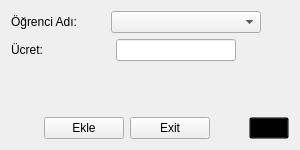
<?xml version="1.0" encoding="UTF-8"?>
<ui version="4.0">
 <class>Form</class>
 <widget class="QWidget" name="Form">
  <property name="geometry">
   <rect>
    <x>0</x>
    <y>0</y>
    <width>300</width>
    <height>150</height>
   </rect>
  </property>
  <property name="minimumSize">
   <size>
    <width>300</width>
    <height>100</height>
   </size>
  </property>
  <property name="maximumSize">
   <size>
    <width>300</width>
    <height>200</height>
   </size>
  </property>
  <property name="windowTitle">
   <string>Aidat Ekle</string>
  </property>
  <property name="windowIcon">
   <iconset resource="../../assets/icons.qrc">
    <normaloff>:/assets/martialarts_g.png</normaloff>:/assets/martialarts_g.png</iconset>
  </property>
  <layout class="QVBoxLayout" name="verticalLayout">
   <item>
    <layout class="QHBoxLayout" name="horizontalLayout_6"/>
   </item>
   <item>
    <layout class="QHBoxLayout" name="horizontalLayout">
     <item>
      <widget class="QLabel" name="label">
       <property name="text">
        <string>Öğrenci Adı:</string>
       </property>
      </widget>
     </item>
     <item>
      <spacer name="horizontalSpacer_5">
       <property name="orientation">
        <enum>Qt::Horizontal</enum>
       </property>
       <property name="sizeHint" stdset="0">
        <size>
         <width>40</width>
         <height>20</height>
        </size>
       </property>
      </spacer>
     </item>
     <item>
      <widget class="QComboBox" name="aidat_comboBox">
       <property name="minimumSize">
        <size>
         <width>150</width>
         <height>0</height>
        </size>
       </property>
      </widget>
     </item>
     <item>
      <spacer name="horizontalSpacer">
       <property name="orientation">
        <enum>Qt::Horizontal</enum>
       </property>
       <property name="sizeHint" stdset="0">
        <size>
         <width>40</width>
         <height>20</height>
        </size>
       </property>
      </spacer>
     </item>
    </layout>
   </item>
   <item>
    <layout class="QHBoxLayout" name="horizontalLayout_3">
     <item>
      <widget class="QLabel" name="label_3">
       <property name="text">
        <string>Ücret:    </string>
       </property>
      </widget>
     </item>
     <item>
      <spacer name="horizontalSpacer_4">
       <property name="orientation">
        <enum>Qt::Horizontal</enum>
       </property>
       <property name="sizeHint" stdset="0">
        <size>
         <width>40</width>
         <height>20</height>
        </size>
       </property>
      </spacer>
     </item>
     <item>
      <widget class="QLineEdit" name="money_lineEdit">
       <property name="minimumSize">
        <size>
         <width>120</width>
         <height>0</height>
        </size>
       </property>
       <property name="inputMask">
        <string>99999</string>
       </property>
      </widget>
     </item>
     <item>
      <spacer name="horizontalSpacer_2">
       <property name="orientation">
        <enum>Qt::Horizontal</enum>
       </property>
       <property name="sizeHint" stdset="0">
        <size>
         <width>40</width>
         <height>20</height>
        </size>
       </property>
      </spacer>
     </item>
    </layout>
   </item>
   <item>
    <spacer name="verticalSpacer">
     <property name="orientation">
      <enum>Qt::Vertical</enum>
     </property>
     <property name="sizeHint" stdset="0">
      <size>
       <width>20</width>
       <height>40</height>
      </size>
     </property>
    </spacer>
   </item>
   <item>
    <layout class="QHBoxLayout" name="horizontalLayout_2">
     <item>
      <spacer name="horizontalSpacer_3">
       <property name="orientation">
        <enum>Qt::Horizontal</enum>
       </property>
       <property name="sizeHint" stdset="0">
        <size>
         <width>40</width>
         <height>20</height>
        </size>
       </property>
      </spacer>
     </item>
     <item>
      <widget class="QPushButton" name="add_pushButton_2">
       <property name="text">
        <string>Ekle</string>
       </property>
      </widget>
     </item>
     <item>
      <widget class="QPushButton" name="exit_pushButton">
       <property name="text">
        <string>Exit</string>
       </property>
      </widget>
     </item>
     <item>
      <spacer name="horizontalSpacer_6">
       <property name="orientation">
        <enum>Qt::Horizontal</enum>
       </property>
       <property name="sizeHint" stdset="0">
        <size>
         <width>40</width>
         <height>20</height>
        </size>
       </property>
      </spacer>
     </item>
     <item>
      <widget class="QPushButton" name="pushButton">
       <property name="styleSheet">
        <string notr="true">background: transparent;
image: url(:/assets/info.png);</string>
       </property>
       <property name="text">
        <string/>
       </property>
       <property name="iconSize">
        <size>
         <width>20</width>
         <height>20</height>
        </size>
       </property>
      </widget>
     </item>
    </layout>
   </item>
  </layout>
 </widget>
 <resources>
  <include location="../../assets/icons.qrc"/>
 </resources>
 <connections/>
</ui>
